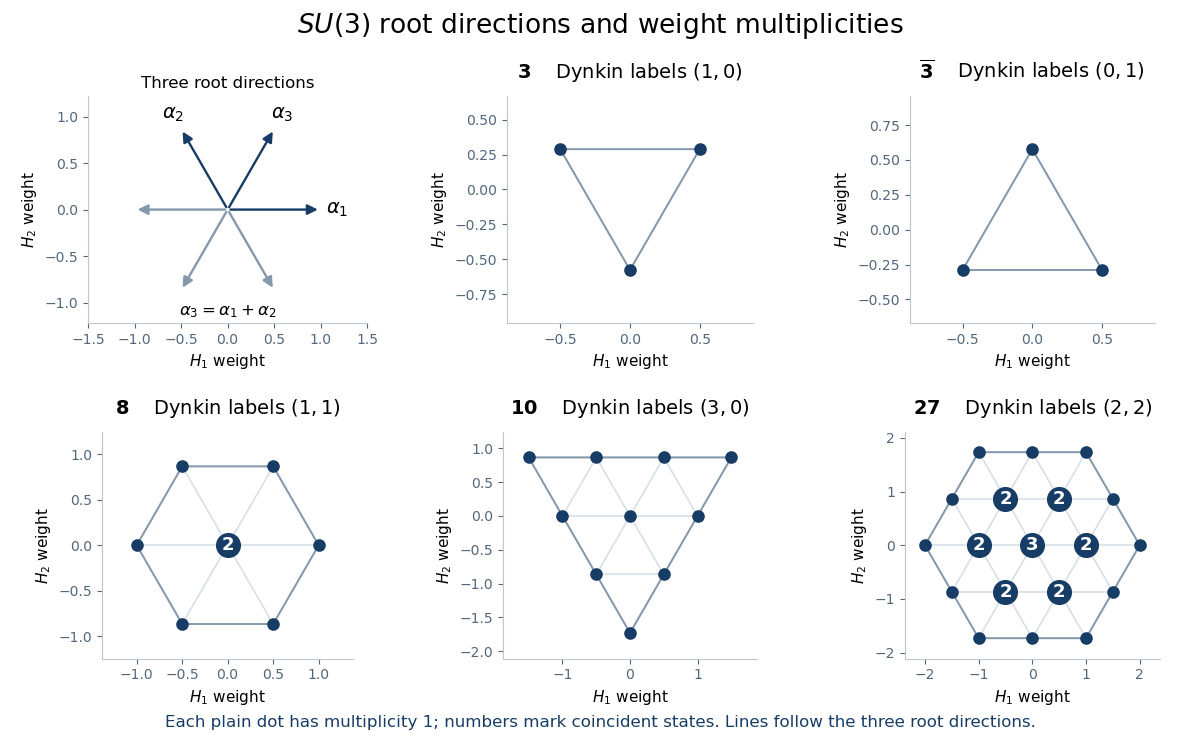

Write the Python code that produced this figure.
"""Draw exact SU(3) weights from interlacing patterns; write PNG to cwd."""
from collections import Counter
from pathlib import Path
import math
import matplotlib.pyplot as plt
import numpy as np

ROOTS = ((2, 0), (-1, 3), (1, 3))  # coordinates (2 H1, 2 sqrt(3) H2)

def weights(a, b):
    result = Counter()
    for upper in range(b, a + b + 1):
        for lower in range(b + 1):
            for bottom in range(lower, upper + 1):
                result[(2 * bottom - upper - lower,
                        3 * (upper + lower) - 2 * (a + 2 * b))] += 1
    assert sum(result.values()) == (a + 1) * (b + 1) * (a + b + 2) // 2
    return result

def xy(point):
    return np.array((point[0] / 2, point[1] / (2 * math.sqrt(3))))

def hull(points):
    points = sorted(points)
    def cross(o, a, b):
        return (a[0] - o[0]) * (b[1] - o[1]) - (a[1] - o[1]) * (b[0] - o[0])
    lower, upper = [], []
    for point in points:
        while len(lower) >= 2 and cross(lower[-2], lower[-1], point) <= 0:
            lower.pop()
        lower.append(point)
    for point in reversed(points):
        while len(upper) >= 2 and cross(upper[-2], upper[-1], point) <= 0:
            upper.pop()
        upper.append(point)
    return lower[:-1] + upper[:-1]

fig, axes = plt.subplots(2, 3, figsize=(12, 7.4), dpi=100, facecolor='white')
navy, muted = '#173c65', '#8598ac'
rootax = axes[0, 0]
for i, root in enumerate(ROOTS, 1):
    vector = xy(root)
    for sign in (-1, 1):
        rootax.annotate('', xy=sign * vector, xytext=(0, 0),
                        arrowprops={'arrowstyle': '-|>', 'color': navy if sign == 1 else muted,
                                    'lw': 1.7, 'mutation_scale': 15})
    rootax.text(*(1.18 * vector), rf'$\alpha_{i}$', ha='center', va='center', fontsize=14)
rootax.set(title='Three root directions', xlim=(-1.5, 1.5), ylim=(-1.22, 1.22))
rootax.text(0, -1.14, r'$\alpha_3=\alpha_1+\alpha_2$', fontsize=12, ha='center')

specs = [(1, 0, r'$\mathbf{3}$'), (0, 1, r'$\overline{\mathbf{3}}$'),
         (1, 1, r'$\mathbf{8}$'), (3, 0, r'$\mathbf{10}$'), (2, 2, r'$\mathbf{27}$')]
for ax, (a, b, label) in zip(axes.flat[1:], specs):
    data = weights(a, b)
    for point in data:
        for du, dv in ROOTS:
            neighbor = (point[0] + du, point[1] + dv)
            if neighbor in data:
                segment = np.array([xy(point), xy(neighbor)])
                ax.plot(segment[:, 0], segment[:, 1], color='#d7e0e9', lw=1.2, zorder=1)
    boundary = hull(data)
    path = np.array([xy(p) for p in boundary + boundary[:1]])
    ax.plot(path[:, 0], path[:, 1], color=muted, lw=1.4, zorder=2)
    for point, multiplicity in data.items():
        x, y = xy(point)
        ax.scatter([x], [y], s=65 if multiplicity == 1 else 290, color=navy, zorder=3)
        if multiplicity > 1:
            ax.text(x, y, str(multiplicity), color='white', ha='center', va='center',
                    fontsize=13, fontweight='bold', zorder=4)
    values = np.array([xy(p) for p in data])
    xmin, ymin = values.min(axis=0); xmax, ymax = values.max(axis=0)
    ax.set(xlim=(xmin - 0.38, xmax + 0.38), ylim=(ymin - 0.38, ymax + 0.38))
    ax.set_title(label + rf'    Dynkin labels $({a},{b})$', fontsize=14, pad=13)
for ax in axes.flat:
    ax.set_aspect('equal', adjustable='box')
    ax.spines[['top', 'right']].set_visible(False)
    ax.spines[['bottom', 'left']].set_color('#bcc7d2')
    ax.tick_params(labelsize=10, colors='#52677e')
    ax.set_xlabel(r'$H_1$ weight', fontsize=11)
    ax.set_ylabel(r'$H_2$ weight', fontsize=11)
fig.suptitle(r'$SU(3)$ root directions and weight multiplicities', fontsize=19, y=0.985)
fig.text(0.5, 0.018, 'Each plain dot has multiplicity 1; numbers mark coincident states. '
         'Lines follow the three root directions.', ha='center', fontsize=12, color=navy)
fig.subplots_adjust(left=0.07, right=0.98, top=0.87, bottom=0.11, wspace=0.4, hspace=0.48)
fig.savefig(Path(__file__).with_suffix('.png').name, facecolor='white', transparent=False)
plt.close(fig)
